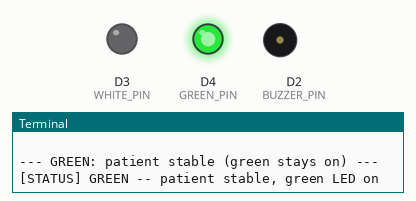
Simulated run of this program. Board: Raspberry Pi (BCM pin numbers) with a GrovePi. On the bench: output pins drawn as LEDs (lit = HIGH), buzzer (waves = sounding, pin HIGH), the last lines printed to the terminal. Threads take turns every 2 ms. At 15.1 s the program stops and its outputs stay as they are.

Above: at 0.1 s.
At 3.1 s:
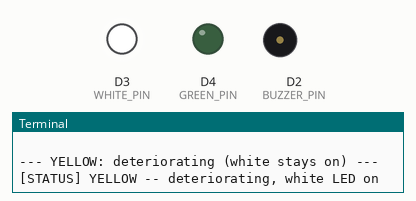
At 6.26 s:
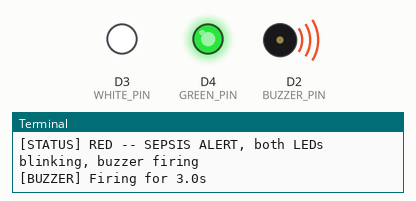
At 8.28 s:
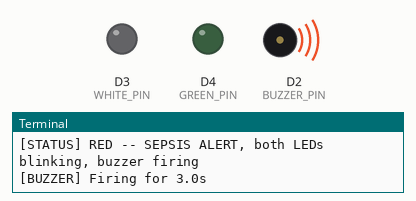
At 10.29 s:
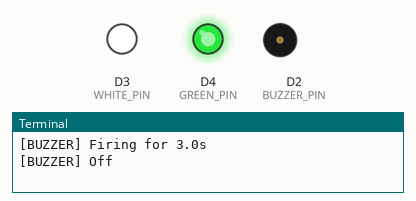
At 15.2 s:
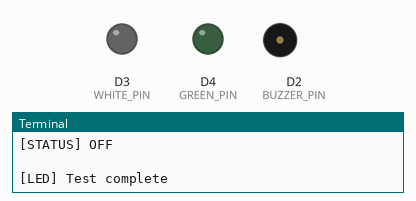
Timing chart, 0 to 16.6 s (numbered marks = the images above):
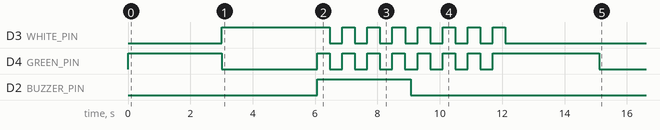

The program:

led_controller.py
```python
import time
import threading

REAL_HARDWARE = True

GREEN_PIN  = 4
WHITE_PIN  = 3
BUZZER_PIN = 2

if REAL_HARDWARE:
    try:
        import grovepi
        grovepi.pinMode(GREEN_PIN,  "OUTPUT")
        grovepi.pinMode(WHITE_PIN,  "OUTPUT")
        grovepi.pinMode(BUZZER_PIN, "OUTPUT")
        print("[LED] GrovePi hardware initialized")
        print(f"[LED] Green=D{GREEN_PIN}  White=D{WHITE_PIN}  Buzzer=D{BUZZER_PIN}")
    except ImportError:
        print("[LED] WARNING -- grovepi not found, falling back to stub mode")
        REAL_HARDWARE = False
    except Exception as e:
        print(f"[LED] WARNING -- hardware init failed: {e}, falling back to stub mode")
        REAL_HARDWARE = False

_current_status = None

_blink_thread = None
_blink_active = False
_blink_lock   = threading.Lock()


def _stop_blink():
    global _blink_active
    with _blink_lock:
        _blink_active = False
    if _blink_thread and _blink_thread.is_alive():
        _blink_thread.join(timeout=1.0)


def _blink_loop(pins, interval):
    global _blink_active
    state = True
    while True:
        with _blink_lock:
            if not _blink_active:
                break
        for pin in pins:
            if state:
                _write_pin(pin, 1)
            else:
                _write_pin(pin, 0)
        state = not state
        time.sleep(interval)
    for pin in pins:
        _write_pin(pin, 0)


def _start_blink(pins, interval=0.4):
    global _blink_thread, _blink_active
    _stop_blink()
    time.sleep(0.05)
    with _blink_lock:
        _blink_active = True
    _blink_thread = threading.Thread(
        target=_blink_loop, args=(pins, interval), daemon=True
    )
    _blink_thread.start()


def _write_pin(pin, val):
    if REAL_HARDWARE:
        try:
            grovepi.digitalWrite(pin, val)
        except Exception as e:
            print(f"[LED] Pin write error D{pin}={val}: {e}")
    else:
        if pin == GREEN_PIN:
            pin_name = "GREEN"
        elif pin == WHITE_PIN:
            pin_name = "WHITE"
        elif pin == BUZZER_PIN:
            pin_name = "BUZZER"
        else:
            pin_name = "D" + str(pin)

        if val:
            print(f"[STUB] {pin_name} -> ON")
        else:
            print(f"[STUB] {pin_name} -> OFF")


def _all_off():
    _write_pin(GREEN_PIN,  0)
    _write_pin(WHITE_PIN,  0)
    _write_pin(BUZZER_PIN, 0)


def _sound_buzzer(duration=3.0):
    print(f"[BUZZER] Firing for {duration}s")
    _write_pin(BUZZER_PIN, 1)
    time.sleep(duration)
    _write_pin(BUZZER_PIN, 0)
    print(f"[BUZZER] Off")


def set_green():
    _stop_blink()
    _write_pin(WHITE_PIN, 0)
    _write_pin(GREEN_PIN, 1)
    print("[STATUS] GREEN -- patient stable, green LED on")


def set_yellow():
    _stop_blink()
    _write_pin(GREEN_PIN, 0)
    _write_pin(WHITE_PIN, 1)
    print("[STATUS] YELLOW -- deteriorating, white LED on")


def set_red():
    _start_blink([GREEN_PIN, WHITE_PIN], interval=0.4)
    buzzer_thread = threading.Thread(
        target=_sound_buzzer, args=(3.0,), daemon=True
    )
    buzzer_thread.start()
    print("[STATUS] RED -- SEPSIS ALERT, both LEDs blinking, buzzer firing")


def set_blink_amber():
    _stop_blink()
    _write_pin(WHITE_PIN, 0)
    _write_pin(GREEN_PIN, 1)
    print("[STATUS] ACKNOWLEDGED -- green solid, buzzer silenced")


def set_off():
    _stop_blink()
    _all_off()
    print("[STATUS] OFF")


def apply_status(status):
    global _current_status

    if status == _current_status:
        return

    _current_status = status

    if status == "green":
        set_green()
    elif status == "yellow":
        set_yellow()
    elif status == "red":
        set_red()
    else:
        set_off()


if __name__ == "__main__":
    print("=== LED Controller Test ===")
    print(f"REAL_HARDWARE = {REAL_HARDWARE}\n")

    print("--- GREEN: patient stable (green stays on) ---")
    set_green()
    time.sleep(3)

    print("\n--- YELLOW: deteriorating (white stays on) ---")
    set_yellow()
    time.sleep(3)

    print("\n--- RED: sepsis alert (both blink, buzzer fires once, keeps blinking) ---")
    set_red()
    time.sleep(6)

    print("\n--- ACKNOWLEDGED: clinician acks (green solid, blinking stops) ---")
    set_blink_amber()
    time.sleep(3)

    print("\n--- OFF: session ended ---")
    set_off()

    print("\n[LED] Test complete")
```

Measured:
- by itself, D3 (WHITE_PIN): alternates HIGH for 0.40 s and LOW for 0.40 s, 15 changes in all, then stays LOW
- by itself, D4 (GREEN_PIN): goes LOW 3.1 s, 7 × (HIGH 0.40 s, LOW 0.40 s), HIGH 3.4 s, then LOW
- by itself, D2 (BUZZER_PIN): LOW → HIGH at 6.1 s, → LOW 3.0 s later
